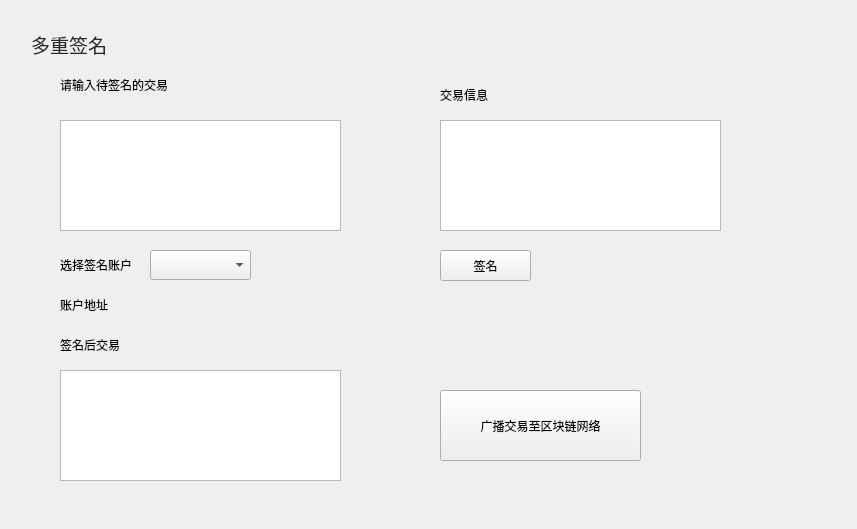
<?xml version="1.0" encoding="UTF-8"?>
<ui version="4.0">
 <class>MultiSigPage</class>
 <widget class="QWidget" name="MultiSigPage">
  <property name="geometry">
   <rect>
    <x>0</x>
    <y>0</y>
    <width>857</width>
    <height>529</height>
   </rect>
  </property>
  <property name="font">
   <font>
    <family>微软雅黑</family>
    <pointsize>9</pointsize>
    <weight>50</weight>
    <italic>false</italic>
    <bold>false</bold>
   </font>
  </property>
  <property name="windowTitle">
   <string>Form</string>
  </property>
  <property name="styleSheet">
   <string notr="true">font: 9pt &quot;微软雅黑&quot;;</string>
  </property>
  <widget class="QLabel" name="contactLabel">
   <property name="geometry">
    <rect>
     <x>31</x>
     <y>34</y>
     <width>121</width>
     <height>21</height>
    </rect>
   </property>
   <property name="font">
    <font>
     <family>微软雅黑</family>
     <pointsize>14</pointsize>
     <weight>50</weight>
     <italic>false</italic>
     <bold>false</bold>
    </font>
   </property>
   <property name="styleSheet">
    <string notr="true">background:transparent;
font: 14pt &quot;微软雅黑&quot;;
color: rgb(40, 40, 40);</string>
   </property>
   <property name="text">
    <string>多重签名</string>
   </property>
  </widget>
  <widget class="QTextEdit" name="toSignTextEdit">
   <property name="geometry">
    <rect>
     <x>60</x>
     <y>120</y>
     <width>281</width>
     <height>111</height>
    </rect>
   </property>
  </widget>
  <widget class="QLabel" name="label">
   <property name="geometry">
    <rect>
     <x>60</x>
     <y>70</y>
     <width>201</width>
     <height>30</height>
    </rect>
   </property>
   <property name="text">
    <string>请输入待签名的交易</string>
   </property>
  </widget>
  <widget class="QLabel" name="label_2">
   <property name="geometry">
    <rect>
     <x>440</x>
     <y>80</y>
     <width>201</width>
     <height>30</height>
    </rect>
   </property>
   <property name="text">
    <string>交易信息</string>
   </property>
  </widget>
  <widget class="QTextBrowser" name="transactionInfoTextBrowser">
   <property name="geometry">
    <rect>
     <x>440</x>
     <y>120</y>
     <width>281</width>
     <height>111</height>
    </rect>
   </property>
  </widget>
  <widget class="QLabel" name="label_3">
   <property name="geometry">
    <rect>
     <x>60</x>
     <y>250</y>
     <width>81</width>
     <height>30</height>
    </rect>
   </property>
   <property name="text">
    <string>选择签名账户</string>
   </property>
  </widget>
  <widget class="QComboBox" name="accountComboBox">
   <property name="geometry">
    <rect>
     <x>150</x>
     <y>250</y>
     <width>101</width>
     <height>30</height>
    </rect>
   </property>
  </widget>
  <widget class="QLabel" name="label_4">
   <property name="geometry">
    <rect>
     <x>60</x>
     <y>290</y>
     <width>71</width>
     <height>30</height>
    </rect>
   </property>
   <property name="text">
    <string>账户地址</string>
   </property>
  </widget>
  <widget class="QLabel" name="label_5">
   <property name="geometry">
    <rect>
     <x>140</x>
     <y>290</y>
     <width>331</width>
     <height>30</height>
    </rect>
   </property>
   <property name="text">
    <string/>
   </property>
  </widget>
  <widget class="QToolButton" name="signBtn">
   <property name="geometry">
    <rect>
     <x>440</x>
     <y>250</y>
     <width>91</width>
     <height>31</height>
    </rect>
   </property>
   <property name="text">
    <string>签名</string>
   </property>
  </widget>
  <widget class="QTextBrowser" name="afterSignTextBrowser">
   <property name="geometry">
    <rect>
     <x>60</x>
     <y>370</y>
     <width>281</width>
     <height>111</height>
    </rect>
   </property>
  </widget>
  <widget class="QLabel" name="label_6">
   <property name="geometry">
    <rect>
     <x>60</x>
     <y>330</y>
     <width>91</width>
     <height>30</height>
    </rect>
   </property>
   <property name="text">
    <string>签名后交易</string>
   </property>
  </widget>
  <widget class="QToolButton" name="broadcastBtn">
   <property name="geometry">
    <rect>
     <x>440</x>
     <y>390</y>
     <width>201</width>
     <height>71</height>
    </rect>
   </property>
   <property name="text">
    <string>广播交易至区块链网络</string>
   </property>
  </widget>
  <widget class="QLabel" name="tipLabel">
   <property name="geometry">
    <rect>
     <x>260</x>
     <y>250</y>
     <width>111</width>
     <height>30</height>
    </rect>
   </property>
   <property name="text">
    <string/>
   </property>
  </widget>
 </widget>
 <resources/>
 <connections/>
</ui>
